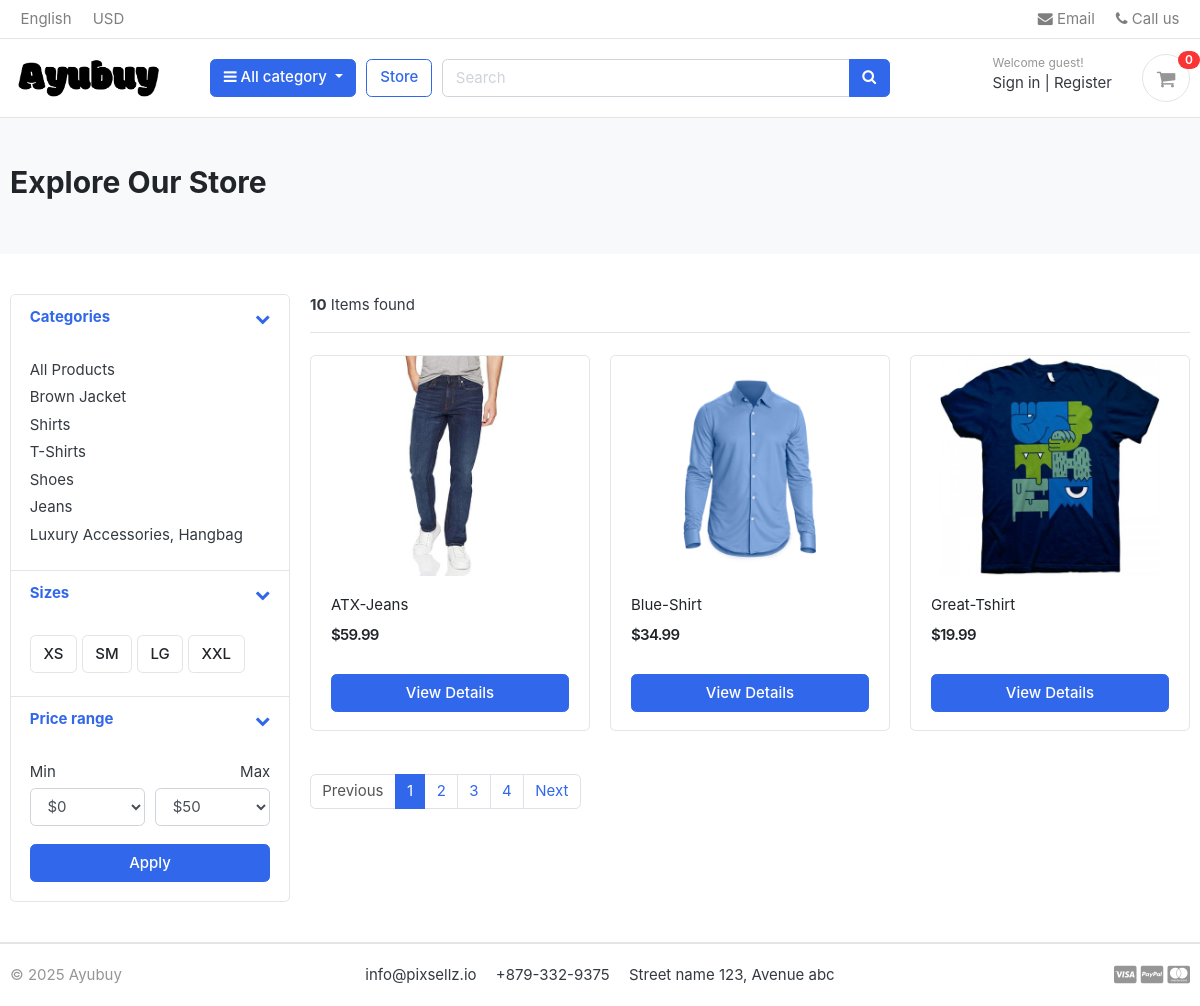
/store/, run on the app's committed database.
### category/models.py (models this page shows, shortened)
class Category(models.Model):
    category_name = models.CharField(max_length=50, unique=True)  # Ensures category names are unique
    slug = models.SlugField(max_length=100, unique=True)  # Unique identifier for category URLs
    description = models.TextField(max_length=225, blank=True)  # Optional description
    cat_image = models.ImageField(upload_to='photos/categories', blank=True)  # Optional image field
    class Meta:
        verbose_name = 'category'  # Singular name in admin panel
        verbose_name_plural = 'categories'  # Plural name in admin panel
    def get_url(self):
        return reverse('products_by_category', args=[self.slug])

### store/models.py (models this page shows, shortened)
class Product(models.Model):
    product_name = models.CharField(max_length=200, unique=True)  # Product name (unique)
    slug = models.SlugField(max_length=200, unique=True)  # SEO-friendly unique slug
    description = models.TextField(max_length=500, blank=True)  # Optional product description
    price = models.DecimalField(max_digits=10, decimal_places=2, default=Decimal('0.00'))  # Precise price handling
    images = models.ImageField(upload_to='photos/products')  # Product image storage path
    stock = models.PositiveIntegerField()  # Prevents negative stock values
    is_available = models.BooleanField(default=True)  # Product availability status
    category = models.ForeignKey(Category, on_delete=models.CASCADE)  # Category association
    created_date = models.DateTimeField(auto_now_add=True)  # Auto-set creation timestamp
    modified_date = models.DateTimeField(auto_now=True)  # Auto-update modification timestamp
    def get_url(self):
        return reverse('product_detail', args=[self.category.slug, self.slug])
    class Meta:
        ordering = ['-created_date']
        verbose_name = "Product"
        verbose_name_plural = "Products"

### store/views.py (the view)
# urls.py: path('store/', include('store.urls')),
def store(request, category_slug=None):
    categories = None  # Initialize category variable to store the selected category
    products = None  # Initialize product list
    if category_slug:
        categories = get_object_or_404(Category, slug=category_slug)
        products = Product.objects.filter(category=categories, is_available=True)
        paginator = Paginator(products, 1)  # Consider making this configurable
        page = request.GET.get('page')
        paged_products = paginator.get_page(page)
        product_count = products.count()
    else:
        products = Product.objects.filter(is_available=True).order_by('id')  # Explicit ordering field may help
        paginator = Paginator(products, 3)
        page = request.GET.get('page')
        paged_products = paginator.get_page(page)
        product_count = products.count()  # Count the number of available products
    context = {
        'products': paged_products,  # List of filtered/available products
        'product_count': product_count,  # Total number of available products
        'categories': categories,  # Pass the selected category (if any) for frontend use
    }
    return render(request, 'store/store.html', context)  # Render the store page with context data

### templates/store/store.html (shortened to what this page needs)
{% extends "base.html" %}
{% load static %}
{% block content %}
<section class="section-pagetop bg">
  <div class="container">
    {% if 'search' in request.path %}
    <h2 class="title-page">Search Result</h2>
    {% else %}
    <h2 class="title-page">Explore Our Store</h2>
    {% endif %}
  </div>
</section>
<section class="section-content padding-y">
  <div class="container">
    <div class="row">
      <aside class="col-md-3">
        <div class="card">
          <article class="filter-group">
            <header class="card-header">
              <a
                href="#"
                data-toggle="collapse"
                data-target="#collapse_1"
                aria-expanded="true"
                class=""
              >
                <i class="icon-control fa fa-chevron-down"></i>
                <h6 class="title">Categories</h6>
              </a>
            </header>
            <div class="filter-content collapse show" id="collapse_1" style="">
              <div class="card-body">
                <ul class="list-menu">
                  <li><a href="{% url 'store' %}">All Products</a></li>
                  {% for category in links %}
                  <li><a href="{{ category.get_url }}">{{ category.category_name}}</a></li>
                  {% endfor %}
                </ul>
              </div>
            </div>
          </article>
          <article class="filter-group">
            <header class="card-header">
              <a
                href="#"
                data-toggle="collapse"
                data-target="#collapse_4"
                aria-expanded="true"
                class=""
              >
                <i class="icon-control fa fa-chevron-down"></i>
                <h6 class="title">Sizes</h6>
              </a>
            </header>
            <div class="filter-content collapse show" id="collapse_4" style="">
              <div class="card-body">
                <label class="checkbox-btn">
                  <span class="btn btn-light"> XS </span>
                </label>
                <label class="checkbox-btn">
                  <span class="btn btn-light"> SM </span>
                </label>
                <label class="checkbox-btn">
                  <span class="btn btn-light"> LG </span>
                </label>
                <label class="checkbox-btn">
                  <span class="btn btn-light"> XXL </span>
                </label>
              </div>
            </div>
          </article>
          <article class="filter-group">
            <header class="card-header">
              <a
                href="#"
                data-toggle="collapse"
                data-target="#collapse_3"
                aria-expanded="true"
                class=""
              >
                <i class="icon-control fa fa-chevron-down"></i>
                <h6 class="title">Price range</h6>
              </a>
            </header>
            <div class="filter-content collapse show" id="collapse_3" style="">
              <div class="card-body">
                <div class="form-row">
                  <div class="form-group col-md-6">
                    <label>Min</label>
                    <select class="mr-2 form-control">
                      <option value="0">$0</option>
                    </select>
                  </div>
                  <div class="form-group text-right col-md-6">
                    <label>Max</label>
                    <select class="mr-2 form-control">
                      <option value="50">$50</option>
                    </select>
                  </div>
                </div>
                <button class="btn btn-block btn-primary">Apply</button>
              </div>
            </div>
          </article>
        </div>
      </aside>
      <main class="col-md-9">
        <header class="border-bottom mb-4 pb-3">
          <div class="form-inline">
            <span class="mr-md-auto"><b>{{ product_count}}</b> Items found </span>
          </div>
        </header>
        <div class="row">
          {% if products %}
            {% for product in products %}
          <div class="col-md-4">
            <figure class="card card-product-grid">
              <div class="img-wrap">
                <a href="{{ product.get_url }}"><img src="{{ product.images.url }}" /></a>
              </div>
              <figcaption class="info-wrap">
                <div class="fix-height">
                  <a href="{{ product.get_url }}" class="title"
                    >{{ product.product_name }}</a
                  >
                  <div class="price-wrap mt-2">
                    <span class="price">${{ product.price }}</span>
                  </div>
                </div>
                <a href="{{ product.get_url }}" class="btn btn-block btn-primary">View Details</a>
              </figcaption>
            </figure>
          </div>
          {% endfor %}
          {% else %}
          <div>
            <h2>No result found. Try again later.</h2>
          </div>
          {% endif %}
        </div>
        <nav class="mt-4" aria-label="Page navigation sample">
          {% if products.has_other_pages %}
          <ul class="pagination">
            {% if products.has_previous %}
            <li class="page-item">
              <a class="page-link" href="?page={{products.previous_page_number}}">Previous</a>
            </li>
            {% else %}
            <li class="page-item disabled">
              <a class="page-link" href="#">Previous</a>
            </li>
            {% endif %}
            {% for i in products.paginator.page_range %}
              {% if products.number == i %}
              <li class="page-item active">
                <a class="page-link" href="#">{{i}}</a>
              </li>
              {% else %}
              <li class="page-item">
                <a class="page-link" href="?page={{i}}">{{i}}</a>
              </li>
              {% endif %}
            {% endfor %}
            {% if products.has_next %}
              <li class="page-item"><a class="page-link" href="?page={{products.next_page_number}}">Next</a></li>
            {% else %}
            <li class="page-item disabled"><a class="page-link" href="#">Next</a></li>
            {% endif %}
          </ul>
          {% endif %}
        </nav>
      </main>
    </div>
  </div>
</section>
{% endblock content %}

### templates/base.html (shortened to what this page needs)
{% load static %}
<!DOCTYPE HTML>
<html lang="en">
<head>
<link href="{% static 'css/bootstrap.css'%}" rel="stylesheet" type="text/css"/>
<link href="{% static 'fonts/fontawesome/css/all.min.css' %}" type="text/css" rel="stylesheet">
<link href="{% static 'css/ui.css' %}" rel="stylesheet" type="text/css"/>
<link href="{% static 'css/responsive.css' %}" rel="stylesheet" media="only screen and (max-width: 1200px)" />
<link href="{% static 'css/custom.css' %}" rel="stylesheet" type="text/css"/>
<link rel="stylesheet" href="https://cdnjs.cloudflare.com/ajax/libs/font-awesome/4.7.0/css/font-awesome.min.css">
</head>
<body>
    {% include "includes/navbar.html" %}
    {% block content %}{% endblock content %}
    {% include "includes/footer.html" %}

### templates/includes/navbar.html (shortened to what this page needs)
{% load static %}
<header class="section-header">
    <nav class="navbar p-md-0 navbar-expand-sm navbar-light border-bottom">
    <div class="container">
      <div class="collapse navbar-collapse" id="navbarTop4">
        <ul class="navbar-nav mr-auto">
            <li class="nav-item dropdown">
                 <a href="#" class="nav-link">   English </a>
            </li>
            <li class="nav-item dropdown">
                <a href="#" class="nav-link"> USD </a>
            </li>
        </ul>
        <ul class="navbar-nav">
            <li><a href="#" class="nav-link"> <i class="fa fa-envelope"></i> Email </a></li>
            <li><a href="#" class="nav-link"> <i class="fa fa-phone"></i> Call us </a></li>
        </ul>
      </div>
    </div>
    </nav>
    <section class="header-main border-bottom">
        <div class="container">
    <div class="row align-items-center">
        <div class="col-lg-2 col-md-3 col-6">
            <a href="{% url 'home' %}" class="brand-wrap">
                <img class="logo" src="{% static './images/logo.png' %}">
            </a>
        </div>
        <div class="col-lg col-sm col-md col-6 flex-grow-0">
            <div class="category-wrap dropdown d-inline-block float-right">
                <button type="button" class="btn btn-primary dropdown-toggle" data-toggle="dropdown">
                    <i class="fa fa-bars"></i> All category
                </button>
            </div>
        </div>
        <a href="{% url 'store' %}" class="btn btn-outline-primary">Store</a>
        <div class="col-lg  col-md-6 col-sm-12 col">
            <form action="{% url 'search' %}" class="search" method="GET">
                <div class="input-group w-100">
                    <input type="text" class="form-control" style="width:60%;" placeholder="Search" name="keyword">
                    <div class="input-group-append">
                      <button class="btn btn-primary" type="submit">
                        <i class="fa fa-search"></i>
                      </button>
                    </div>
                </div>
            </form>
        </div>
        <div class="col-lg-3 col-sm-6 col-8 order-2 order-lg-3">
                    <div class="d-flex justify-content-end mb-3 mb-lg-0">
                        {% if user.id is None %}
                        <div class="widget-header">
                            <small class="title text-muted">Welcome guest!</small>
                            <div>
                                <a href="{% url 'login' %}">Sign in</a> <span class="dark-transp"> | </span>
                                <a href="{% url 'register' %}"> Register</a>
                            </div>
                        </div>
                        {% endif %}
                        <a href="{% url 'cart' %}" class="widget-header pl-3 ml-3">
                            <div class="icon icon-sm rounded-circle border"><i class="fa fa-shopping-cart"></i></div>
                            <span class="badge badge-pill badge-danger notify">{{ cart_count }}</span>
                        </a>
                    </div>
                </div>
    </div>
        </div>
    </section>
    </header>

### templates/includes/footer.html
{% load static %}
<footer class="section-footer border-top">
	<div class="container">
		<section class="footer-bottom border-top row">
			<div class="col-md-2">
				<p class="text-muted"> &copy 2025 Ayubuy </p>
			</div>
			<div class="col-md-8 text-md-center">
				<span  class="px-2">info@pixsellz.io</span>
				<span  class="px-2">+879-332-9375</span>
				<span  class="px-2">Street name 123, Avenue abc</span>
			</div>
			<div class="col-md-2 text-md-right text-muted">
				<i class="fab fa-lg fa-cc-visa"></i>
				<i class="fab fa-lg fa-cc-paypal"></i>
				<i class="fab fa-lg fa-cc-mastercard"></i>
			</div>
		</section>
	</div>
</footer>

### data on the page
Category: category_name "Brown Jacket"
Category: category_name "Shirts"
Category: category_name "T-Shirts"
Category: category_name "Shoes"
Category: category_name "Jeans"
Category: category_name "Luxury Accessories, Hangbag"
Product: images (picture), product_name "ATX-Jeans", price "59.99"
Product: images (picture), product_name "Blue-Shirt", price "34.99"
Product: images (picture), product_name "Great-Tshirt", price "19.99"

### other printed values
{{ cart_count }} "0"
{{ product_count }} "10"
{{ i }} "1"
{{ i }} "2" "3" "4"
